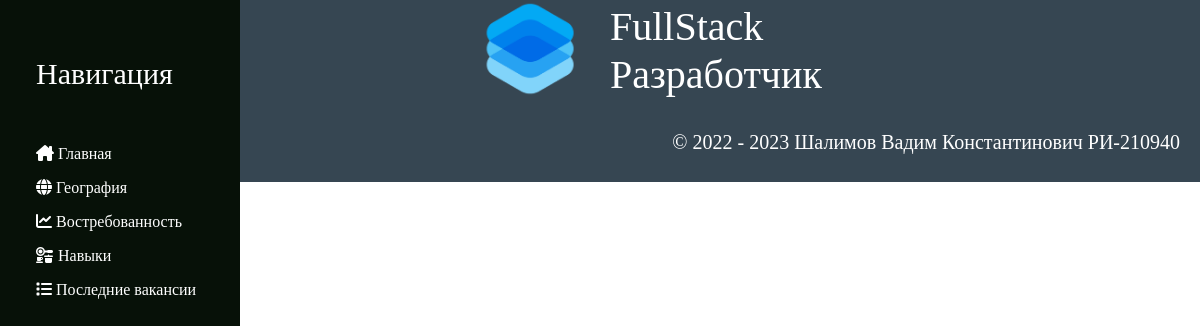
Page /area on the earlier database version.
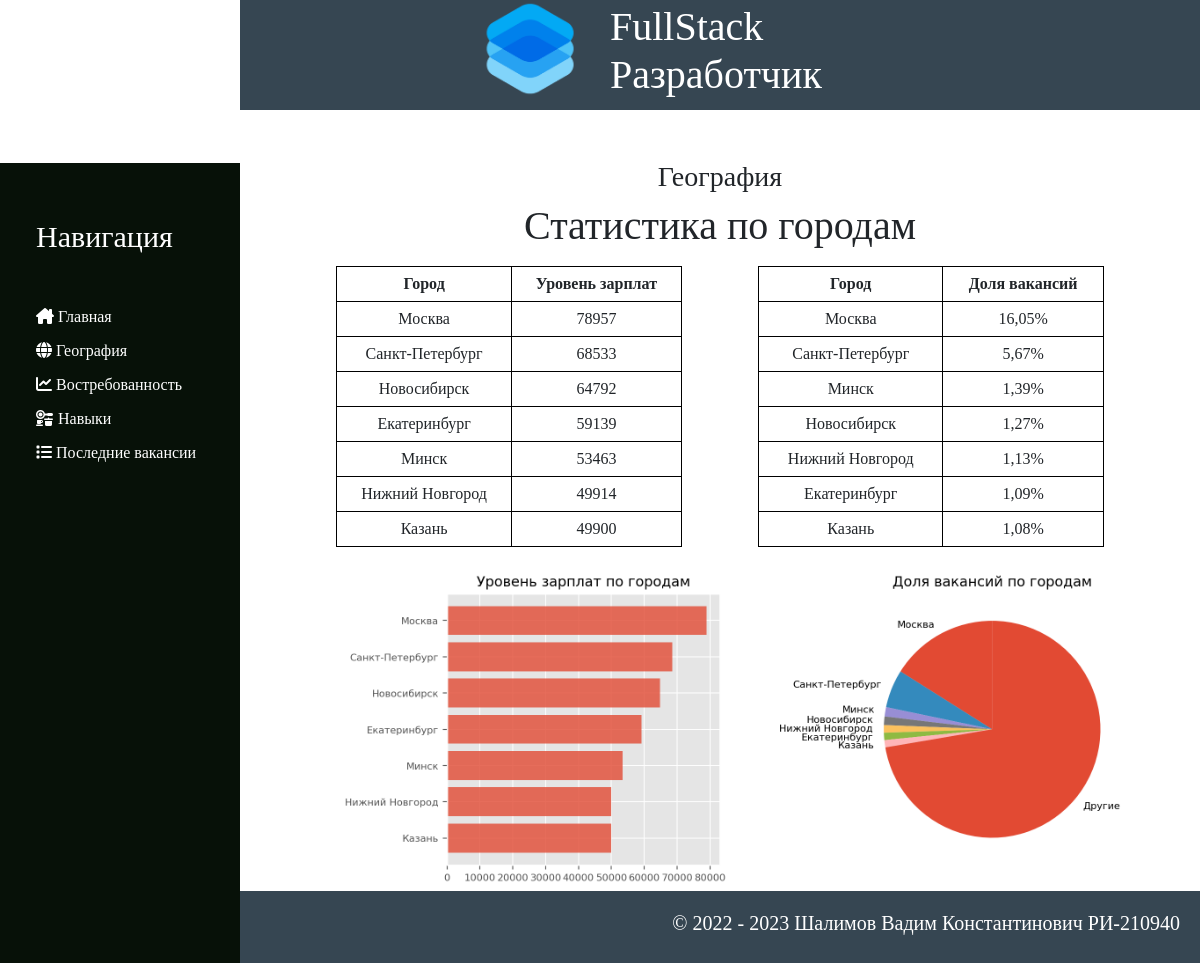
Same page on the later database version.
### main/models.py (models this page shows, shortened)
class Area(models.Model):
    title = models.CharField('Название', max_length=50, default='Название по умолчанию')
    full_text = models.TextField('Текст', blank="True")
    photo = models.ImageField(upload_to="static/photos", blank="True")
    date = models.DateTimeField('Дата публикации', auto_now_add=True)
    class Meta:
        verbose_name = 'География'
        verbose_name_plural = 'География'

### main/views.py (the view)
# urls.py: path('area', views.area, name="area"),
def area(request):
    return render(request, 'area/area.html', {"title" : "География", "content": Area.objects.all()})

### templates/area/area.html (shortened to what this page needs)
{% extends 'main/layout.html' %}
{% block content %}
    {% for p in content%}
        <article class="main">
            <h3>{{p.title}}</h3>
            <h1 style='text-align:center;'>Статистика по городам</h1>
            <p>{{p.full_text|safe}}</p>
            <img style="display: block; margin: 0 auto;" width="800px" src="{{p.photo}}">
        </article>
    {% endfor %}
{% endblock %}

### templates/main/layout.html (shortened to what this page needs)
{% load static %}
<!DOCTYPE html>
<html lang="en">
<head>
    <link rel="stylesheet" href="https://cdnjs.cloudflare.com/ajax/libs/font-awesome/6.2.1/css/all.min.css" />
    <link href="https://cdn.jsdelivr.net/npm/bootstrap@5.3.0-alpha1/dist/css/bootstrap.min.css" rel="stylesheet">
    <link href="https://cdn.jsdelivr.net/npm/bootstrap@5.0.2/dist/css/bootstrap.min.css" rel="stylesheet">
    <link href="https://cdn.jsdelivr.net/npm/bootstrap@5.0.2/dist/css/bootstrap.min.css" rel="stylesheet">
    <link rel="stylesheet" href="{% static 'main/css/main.css' %}">
    <link rel="stylesheet" href="https://cdnjs.cloudflare.com/ajax/libs/animate.css/4.1.1/animate.min.css"/>
</head>
<body>
    <header>
        <div>
            <img src="{% static 'main/img/logo.png' %}" alt="Logo">
            <h1>FullStack Разработчик</h1>
        </div>
    </header>
    <aside>
        <h2>Навигация</h2>
        <ul>
            <a href="{% url 'main' %}"><li><i class="fa-solid fa-house-chimney"></i> Главная</li></a>
            <a href="{% url 'area' %}"><li><i class="fa-sharp fa-solid fa-globe"></i> География</li></a>
            <a href="{% url 'demand' %}"><li><i class="fa-solid fa-chart-line"></i> Востребованность</li></a>
            <a href="{% url 'skills' %}"><li><i class="fa-solid fa-kitchen-set"></i> Навыки</li></a>
            <a href="{% url 'last_vacancies' %}"><li><i class="fa-solid fa-list"></i> Последние вакансии</li></a>
        </ul>
    </aside>
    <main>
        {% block content %}
        {% endblock %}
    </main>
    <footer>
        <div>
            <h1>© 2022 - 2023 Шалимов Вадим Константинович РИ-210940</h1>
        </div>
    </footer>
</body>
</html>

### static/main/css/main.css (style rules this page uses)
body { background-color: white; font-family: Verdana; }
aside { float: left; background: #071108; width: 20%; padding: 3%; color: white; height: 100vh; position: fixed; bottom: 0; left: 0; }
main { width: 80%; float: right; }
aside h2 { margin-top: 20px; font-size: 30px; margin-bottom: 50px; }
aside ul { list-style: none; width: 100%; padding: 0; }
aside ul li { color: white; display: block; margin-top: 10px; transition: transform 0.3s ease; }
aside ul a { text-decoration: none; }
header { background-color: #364652; float: right; width: 80%; }
header div { display: flex; flex-direction: row; justify-content:center; width: 50%; margin: 0 auto; gap: 30px; }
header div img { width: 100px; }
header div h1 { width: auto; align-self: center; color: white; }
.main { width: 80%; margin: 0 auto; }
.main h3 { margin-top: 50px; text-align: center; }
table { text-align: center; border-collapse: collapse; margin-bottom: 20px; }
th, td { border: 1px solid black; padding: 5px; }
footer { background-color: #364652; float: right; width: 80%; padding: 20px; }
footer h1 { color: white; font-size: 20px; text-align: right; }

Differences in the rows shown:
added Area: title "География", full_text "Город Уровень зарплат Москва 78957 Санкт-Петербург 68533 Новосибирск 64792 Екатеринбург 59139 Минск 53463 Нижний Новгород 49914 Казань 49900 Город Доля вакансий Москва 16,05% Санкт-Петербург 5,67% Минск 1,39% Новосибирск 1,27% Нижний Новгород 1,13% Екатеринбург 1,09% Казань 1,08%", photo (picture)
